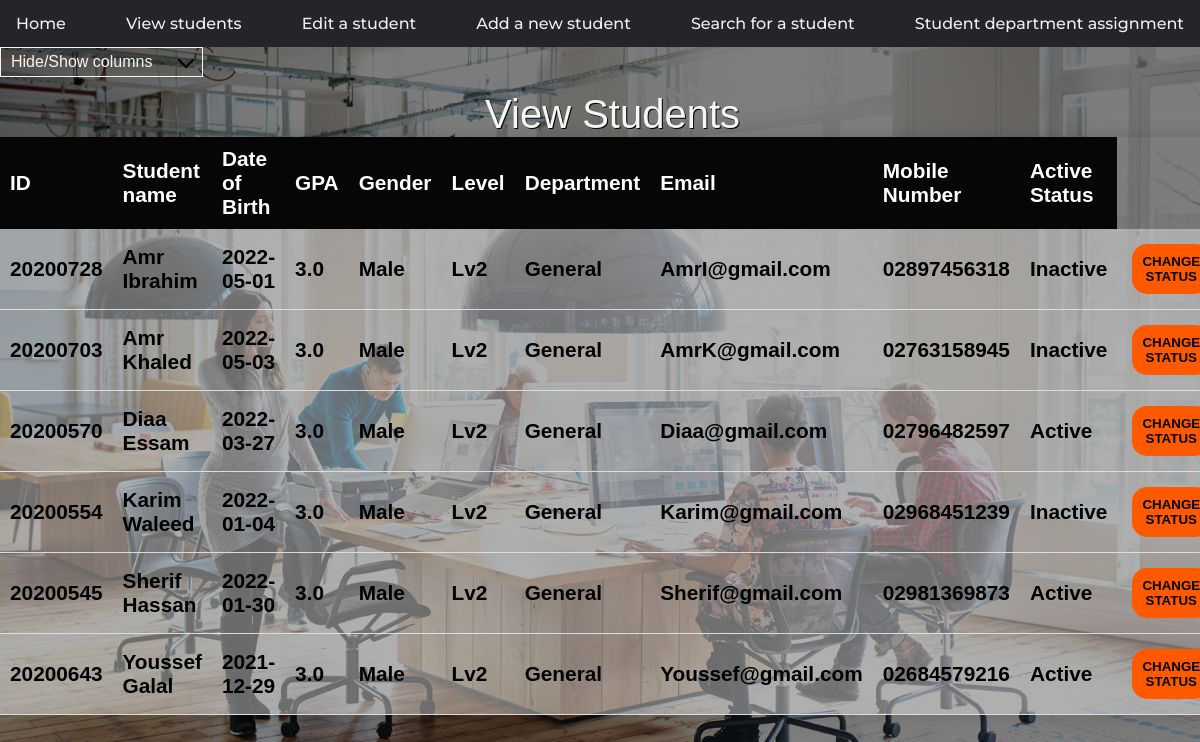
The page /view-students.html on the database as committed earlier.
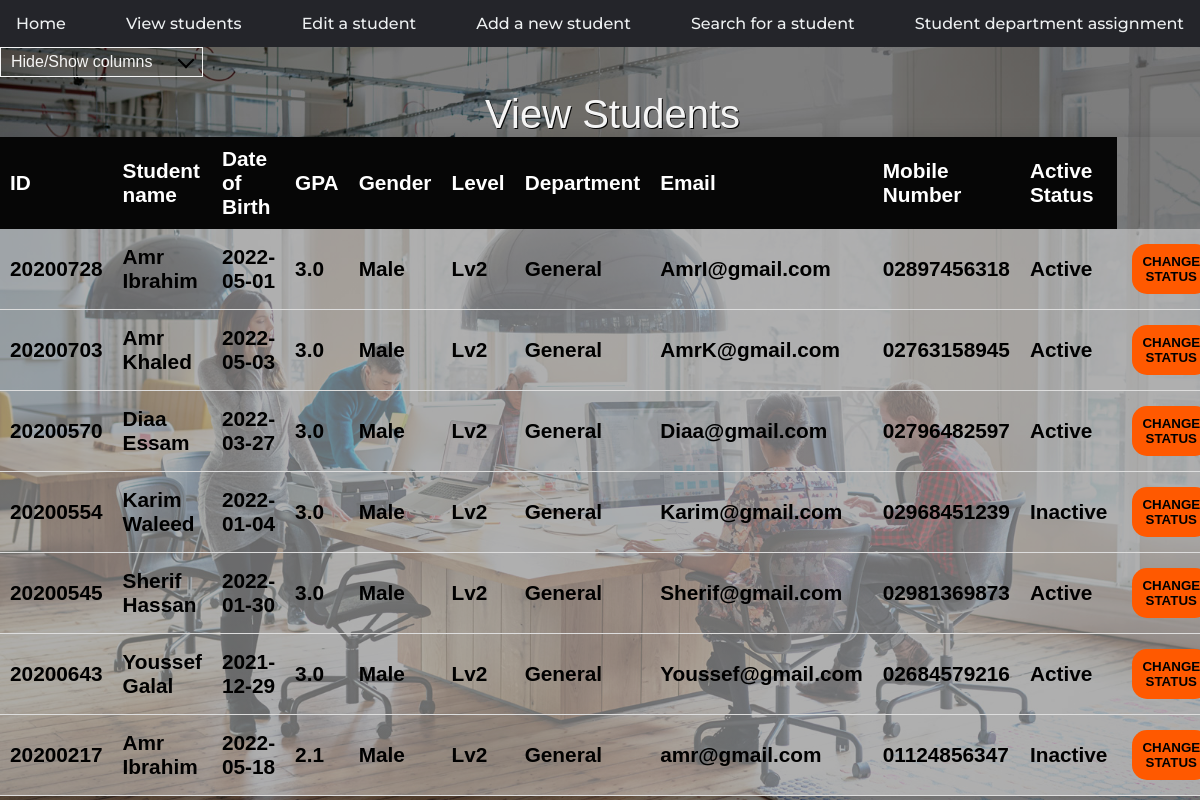
The same page on the database as committed later.
### sap/models.py (models this page shows)
class informations(models.Model):
    name = models.CharField(max_length=500, default='')
    studID = models.DecimalField(max_digits=99999999,
                                 blank=True, default=None, decimal_places=0)
    date = models.CharField(max_length=500, default='')
    gpa = models.FloatField(blank=True, null=True,
                            default=None)
    gender = models.CharField(max_length=500, default='')
    level = models.CharField(max_length=500, default='')
    department = models.CharField(max_length=500, default='')
    email = models.CharField(max_length=500, default='')
    mobile = models.CharField(max_length=500, default='')
    status = models.CharField(max_length=500, default='')

### sap/views.py (the view, shortened to what this page needs)
# urls.py: path('view-students.html', views.view_students, name='view-students'),
def view_students(request):
    inform = informations.objects.all()
    return render(request, 'view-students.html', {'inform': inform})

### templates/view-students.html (shortened to what this page needs)
{% load static %}
<!DOCTYPE html>
<html lang="en">
  <head>
    <link rel="stylesheet" href="{% static 'assets/CSS/styles.css'%}" />
    <link rel="stylesheet" href="{% static 'assets/CSS/view students.css'%}" />
  </head>
  <body id="view-students">
    <nav>
      <ul>
        <li>
          <a href="index.html" name="index"> Home </a>
        </li>
        <li>
          <a href="view-students.html" name="view-students"> View students </a>
        </li>
        <li>
          <a href="edit-student-data.html" name="edit-student-data"> Edit a student </a>
        </li>
        <li>
          <a href="add-student.html" name="add-student"> Add a new student </a>
        </li>
        <li>
          <a href="search-student.html" name="search-student"> Search for a student </a>
        </li>
        <li>
          <a href="student-department-assignment.html" name="student-department-assignment">
            Student department assignment
          </a>
        </li>
      </ul>
    </nav>
    <div id="filter" class="dropdown-check-list" tabindex="100">
      <span class="anchor">Hide/Show columns</span>
    </div>
    <form action="{% url 'view-students' %}" method="post">
    <table class="contentTable">
      <caption>
        View Students
      </caption>
      <thead>
        <tr>
          <th class="col1">ID</th>
          <th class="col2">Student name</th>
          <th class="col3">Date of Birth</th>
          <th class="col4">GPA</th>
          <th class="col5">Gender</th>
          <th class="col6">Level</th>
          <th class="col7">Department</th>
          <th class="col8">Email</th>
          <th class="col9">Mobile Number</th>
          <th class="col10">Active Status</th>
        </tr>
      </thead>
      <tbody id="content">
        {% for i in inform %}
        <tr>
          <td class="col1">{{i.studID}}</td>
          <td class="col2">{{i.name|title}}</td>
          <td class="col3">{{i.date}}</td>
          <td class="col4">{{i.gpa}}</td>
          <td class="col5">{{i.gender}}</td>
          <td class="col6">{{i.level}}</td>
          <td class="col7">{{i.department}}</td>
          <td class="col8">{{i.email}}</td>
          <td class="col9">{{i.mobile}}</td>
          <td class="col10" name="status">{{i.status}} </td>
          <td class="col11"><button type="submit" class="status" name="changeStatus"  onclick="change(this.id)">change status</button></td>
        </tr>
        {% endfor %}
    </form>
  </body>
</html>

### static/assets/CSS/styles.css (style rules this page uses)
* { margin: 0; padding: 0; font-family: sans-serif; }
nav>ul { display: flex; justify-content: space-between; align-items: flex-start; }
nav>ul { list-style-type: none; margin: 0; padding: 0; overflow: hidden; background-color: #24252A; }
nav>ul>li { float: left; }
nav>ul>li a { font-family: 'Montserrat', sans-serif; display: block; color: #edf0f1; text-align: center; padding: 14px 16px; font-size: 16px; font-weight: 500; text-decoration: none; transition: all 0.3s ease 0s; }

### static/assets/CSS/view students.css (style rules this page uses)
#view-students { background-image: linear-gradient(rgba(0, 0, 0, 0.5), rgba(0, 0, 0, 0.5)), url("../images/team7.jpg"); background-repeat: no-repeat; background-attachment: fixed; background-size: cover; }
.contentTable { border-collapse: collapse; margin: 5px 0; font-size: 1.3em; min-width: 600px; border-radius: 5px 5px 0 0; overflow: hidden; box-shadow: 0 0 20px rgba(0, 0, 0, 0.15); position: relative; margin-left: auto; margin-right: auto; top: 10px; }
.contentTable thead tr { background-color: #060606; color: #ffffff; text-align: left; font-weight: bold; }
.contentTable th, .contentTable td { padding: 10px 10px; }
.contentTable tbody tr { border-bottom: 1px solid #dddddd; background-color: #f3f3f36c; transition-duration: 0.5s; }
.contentTable tbody tr { font-weight: bold; color: black; }
caption { font-size: 40px; color: whitesmoke; text-shadow: 1px 1px #060606; }
.dropdown-check-list { display: inline-block; }
.dropdown-check-list .anchor { position: relative; cursor: pointer; display: inline-block; padding: 5px 50px 5px 10px; border: 1px solid whitesmoke; color: whitesmoke; }
.dropdown-check-list .anchor:after { position: absolute; content: ""; border-left: 2px solid black; border-top: 2px solid black; padding: 5px; right: 10px; top: 20%; -moz-transform: rotate(-135deg); -ms-transform: rotate(-135deg); -o-transform: rotate(-135deg); -webkit-transform: rotate(-135deg); transform: rotate(-135deg); }
.status { margin: 5px; padding: 10px 10px; text-align: center; text-transform: uppercase; transition: 0.5s; color: black; border-radius: 15px; display: block; border: 0px; font-weight: 700; background-color: rgb(255, 89, 0); cursor: pointer; user-select: none; -webkit-user-select: none; touch-action: manipulation; }

Rows that differ between the two databases and show on the page:
changed informations "AmrI@gmail.com": status "Inactive" → "Active"
changed informations "Amr Khaled": status "Inactive" → "Active"
added informations: studID "20200217", name "Amr Ibrahim", date "2022-05-18", gpa "2.1", gender "Male", level "Lv2", department "General", email "amr@gmail.com", mobile "01124856347", status "Inactive"
